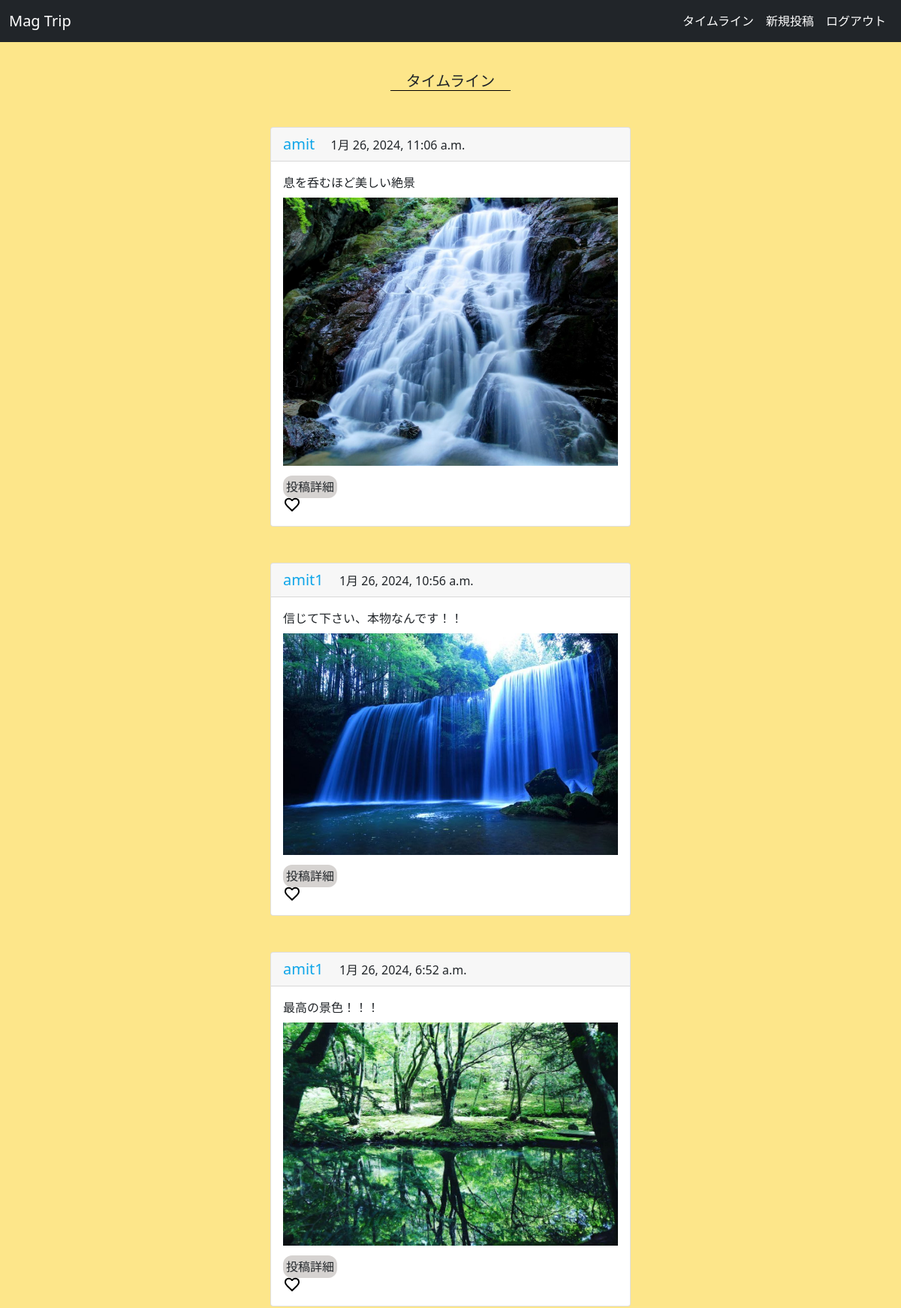
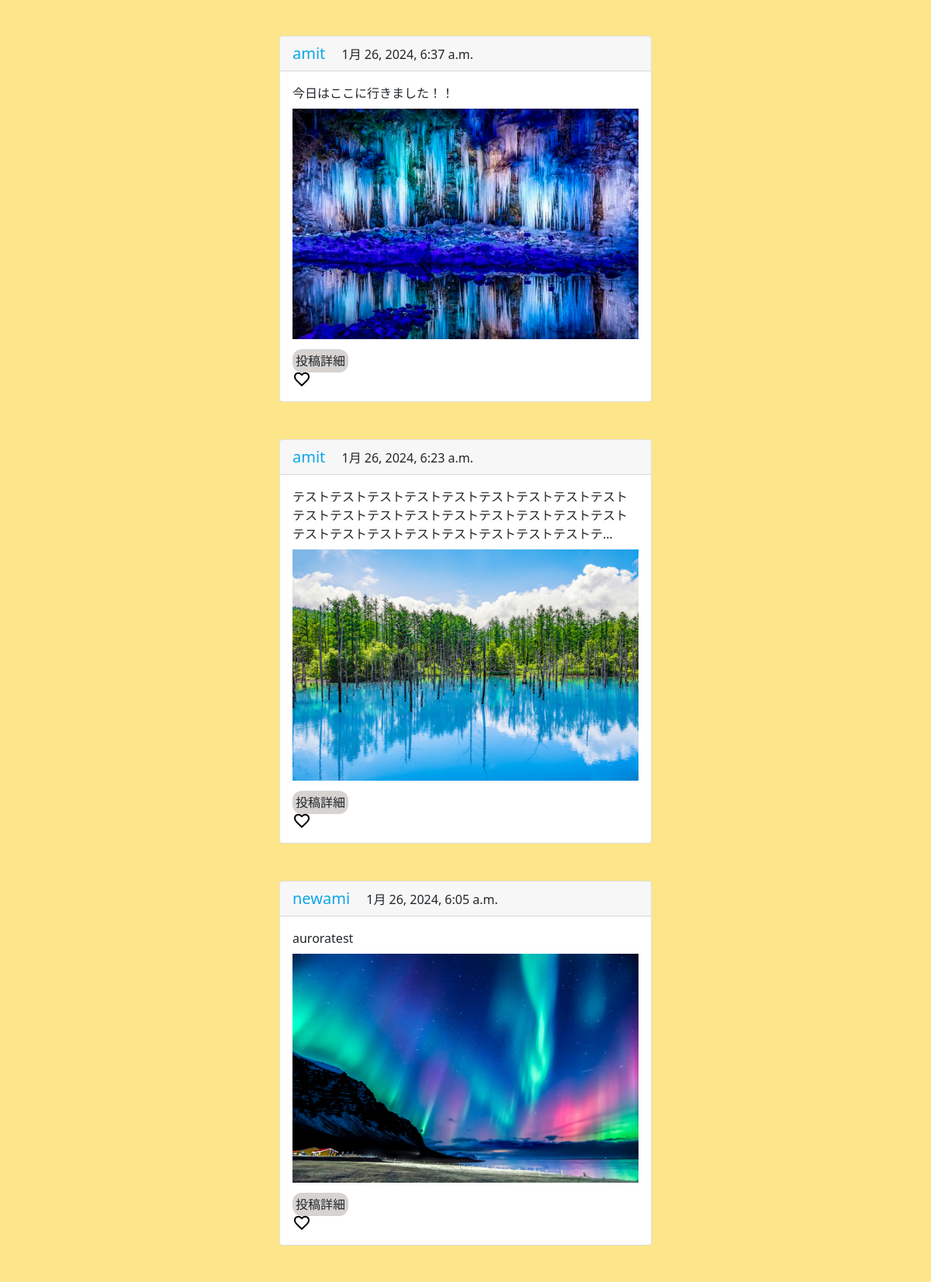
The app's page / (signed in, upper part) with its own data (2 pictures, top to bottom).
### timelines/models.py (models this page shows, shortened)
class Post(models.Model):
    user = models.ForeignKey(User, on_delete=models.CASCADE ,verbose_name = 'ユーザー')
    text = models.TextField(verbose_name = '本文')
    created_at = models.DateTimeField(auto_now_add=True, verbose_name = '投稿日時')
    image = models.ImageField(upload_to='media/%Y/%m/%d/',blank=True, null=True)

### accounts/models.py (models this page shows)
class User(AbstractUser):
    pass

### timelines/views.py (the view)
# urls.py: path('', views.IndexView.as_view(), name = 'index'),
@method_decorator(login_required, name = 'dispatch')
class IndexView(ListView):
    template_name = 'index.html'
    context_object_name = 'posts'
    def get_queryset(self):
        queryset = Post.objects.all().order_by('-created_at')
        return queryset

### templates/index.html (shortened to what this page needs)
{% extends 'base.html'%}
{% load static %}
{% block contents %}
<div class='flex flex-col items-center border-b w-40 mt-10 border-black text-xl'>
  <h3>タイムライン</h3>
</div >
<div class="flex flex-col justify-center items-center align-center mb-10">
  {% for post in posts %}
  <div class="card mt-5" style="width:30rem">
    <div class="card-header ">
      <a href = '{% url "timelines:userpost" post.user.id %}' class = ' mr-4 text-xl text-sky-500'>
      {{ post.user }}
      </a>
      <span class = 'created_at'>{{ post.created_at }}</span>
    </div>
    <div class="card-body">
      <p class="card-text">{{ post.text|truncatechars:80 }}</p>
      <div class="mt-2 mb-3">
        <a href = '{% url "timelines:detail" post.pk %}'>
          {% if post.image %}
            <img src="{{ post.image.url }}" alt="post_image">
          {% endif %}
        </a>
      </div>
      <div>
        <a href='{% url "timelines:detail" post.pk %}'   class="bg-stone-300 rounded-xl p-1 mr-2">投稿詳細</a>
      </div>
      </div>
  </div>
  {% endfor %}
</div>
{% endblock %}

### records on screen
Post: user "amit", created_at "1月 26, 2024, 11:06 a.m.", text "息を呑むほど美しい絶景", image (picture)
Post: user "amit1", created_at "1月 26, 2024, 10:56 a.m.", text "信じて下さい、本物なんです！！", image (picture)
Post: user "amit1", created_at "1月 26, 2024, 6:52 a.m.", text "最高の景色！！！", image (picture)
Post: user "amit", created_at "1月 26, 2024, 6:37 a.m.", text "今日はここに行きました！！", image (picture)
Post: user "amit", created_at "1月 26, 2024, 6:23 a.m.", text "テストテストテストテストテストテストテストテストテストテストテストテストテストテストテストテストテストテストテストテストテストテストテストテストテストテストテ…", image (picture)
Post: user "newami", created_at "1月 26, 2024, 6:05 a.m.", text "auroratest", image (picture)
